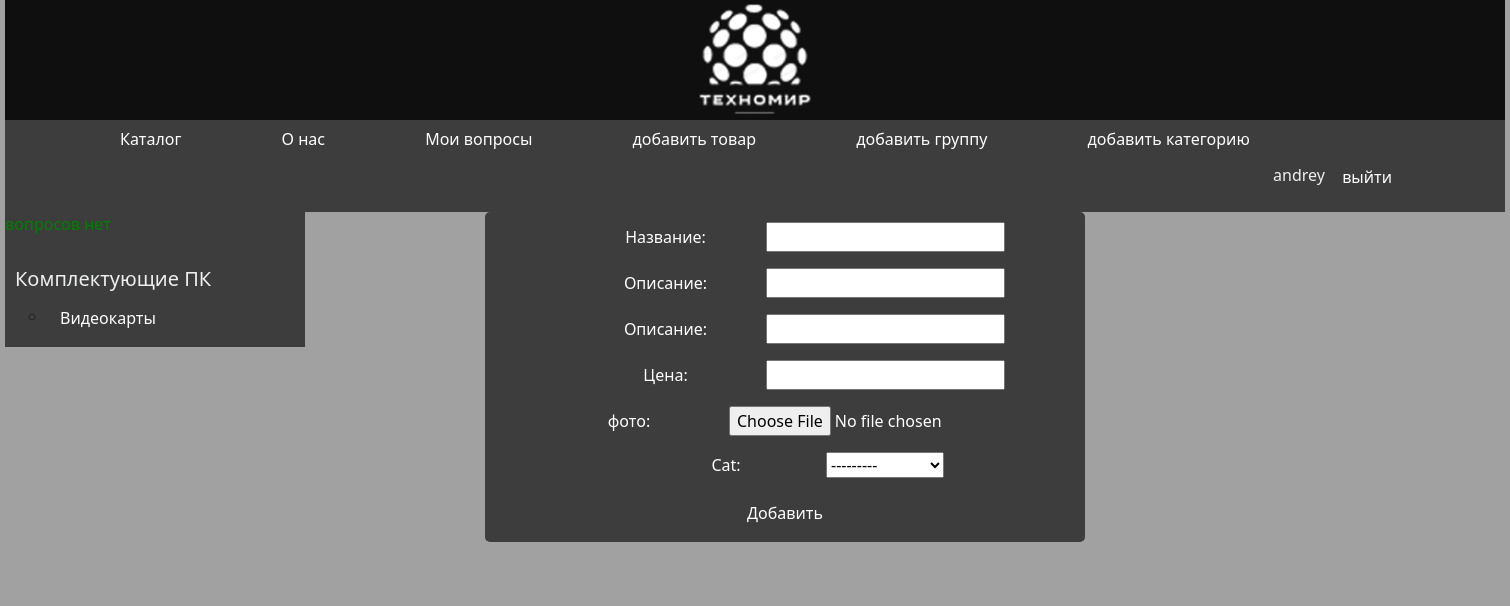
The app's page /addUnit/ (signed in) with its own data.
### techMarket/models.py (models this page shows, shortened)
class Group(models.Model):
    gr = models.CharField(max_length=2000)

class Category(models.Model):
    cat = models.CharField(max_length=20000)
    group = models.ForeignKey('Group',on_delete=models.CASCADE)
    def __str__(self):
        return self.cat
    class Meta:
        verbose_name = 'Категория'
        verbose_name_plural = 'Категории'

### techMarket/views.py (the view)
# urls.py: path('addUnit/',views.AddUnit,name='addunit'),
@permission_required('unit.unit',raise_exception=True)
def AddUnit(request):
    gr = Group.objects.all()
    uq = UserQueston.objects.filter(choice=None).count
    if request.method == 'POST':
        form = UnitForm(request.POST, request.FILES)
        if form.is_valid():
            form.save()
            return redirect('techMarket:index')
    else:
        form = UnitForm()
    return render(request, 'techMarket/addUnit.html', {'form': form,'group': gr,'Questions':uq})

### techMarket/forms.py
class UnitForm(forms.ModelForm):
    title = forms.CharField(label='Название')
    about = forms.CharField(label='Описание')
    price = forms.IntegerField(label='Цена')
    characters = forms.CharField(label='Описание')
    photo = forms.ImageField(label='фото')
    class Meta:
        model = Unit
        fields = ['title','about','characters','price','photo','cat']
        widjets = {
            'title': forms.TextInput(attrs={'class': 'form-input'}),
            'about': forms.Textarea(attrs={'class': 'form-input'}),
            'characters': forms.Textarea(attrs={'class': 'form-input'}),
        }

### techMarket/templates/techMarket/addUnit.html (shortened to what this page needs)
{% extends 'base.html' %}
{%load static%}
{% block content %}
<div class="sds">
<div class="register">
<form  action="{% url 'techMarket:addunit'%}" method="post" enctype="multipart/form-data">
    {% for f in form%}
        <p><label class="form_label" for="{{f.id_for_label}}">{{f.label}}: </label>{{f}}</p>
    {%endfor%}
    <button class="btn btn_a" type="submit">Добавить</button>
</form>
</div>
    </div>
{% endblock %}
{%block aside%}
{%if perms.unit %}
<div class="qu">
    {%if Questions%}
        <p class="ts" style="color:red">нужно ответить на {{Questions}} вопросов</p>
        <a class="btn btn_a" href="{%url 'techMarket:AdminQuestion' %}">ответить на вопросы</a>
        <hr>
    {%else%}
        <p class="q_stat" style="color:green">вопросов нет</p>
    {%endif%}
</div>
{%endif%}
{%if group%}
{%for g in group%}
<div>
    <ul class="catalog">
        <li><a><h1>{{g.gr}}</h1></a></li>
        {%for c in g.category_set.all%}
        <ul>
        <li><a  class="btn btn_a" href="{%url 'techMarket:showCategory' c.id %}">{{c.cat}}</a></li>
        </ul>
        {%endfor%}
    </ul>
</div>
{%endfor%}
{%endif%}
{%endblock%}

### techMarket/templates/base.html (shortened to what this page needs)
{%load static%}
<!DOCTYPE html>
<html lang="en">
<head>
    <link rel="stylesheet" href = "https://cdn.jsdelivr.net/npm/bootstrap@5.3.0-alpha1/dist/css/bootstrap.min.css">
    <link rel="stylesheet" href="{% static 'techMarket/css/style.css' %}">
</head>
<body>
<div class="body">
    <div class="logotop">
       <a class="logotopbar" href="{%url 'techMarket:index'%}"><img class="logo" src="{% static 'techMarket/img/logo.png' %}"></a>
    </div>
<div class="top_bar">
    <ul class="top_bar_list">
        <li><a class="btn btn_a" href="{%url 'techMarket:index'%}">Каталог</a></li>
        <li><a class="btn btn_a" href="{%url 'techMarket:About'%}">О нас</a></li>
        <li><a class="btn btn_a" href="{%url 'techMarket:UserQuestion'%}">Мои вопросы</a></li>
        {% if perms.unit%}
        <li><a class="btn btn_a" href="{%url 'techMarket:addunit'%}">добавить товар</a></li>
        <li><a class="btn btn_a" href="{%url 'techMarket:addGroup'%}">добавить группу</a></li>
        <li><a class="btn btn_a" href="{%url 'techMarket:addCat'%}">добавить категорию</a></li>
        {%endif%}
        <div class="AuthBTNS">
        {% if user.is_authenticated%}
            <p>{{request.user}}  <a class="btn btn_a" class="log" href="{%url 'techMarket:exit'%}">выйти</a></p>
        {%else%}
                <a class="btn btn_a" class="reg" href="{%url 'techMarket:register'%}">Регистрация</a> <a class="btn btn_a" class="log" href="{%url 'techMarket:login'%}">Войти</a>
        {%endif%}
        </div>
    </ul>
</div>
<div class="main">
    <div class="aside">
        {%block aside%}
        {%endblock%}
    </div>
    <div class="content">
        {%block content%}
        {%endblock%}
    </div>
</div>
<footer class="pagination">
    <nav class="paginator">
    </nav>
</footer>
</div>
</body>
</html>

### techMarket/static/techMarket/css/style.css (style rules this page uses)
body { background: #a1a1a1; }
a { color:white; text-decoration: none; }
.top_bar { width: 100%; background: #3d3d3d; list-style-type: none; color:#EEEFEF; display: inline-block; }
.top_bar_list li { display: inline-block; padding-left: 70px; }
.top_bar a { text-decoration:none; }
.btn_a { color:white }
.form_label { width:200px; }
.register { margin-left:20%; background:#3D3D3D; width:600px; border:1px solid:#3D3D3D; border-radius:5px; color:white; padding:10px; }
.AuthBTNS { float: right; margin-right: 100px; padding-left: 50px; }
.main { margin: 0; padding: 0; position: relative; background-color:#a1a1a1; display:block; }
.aside { position: absolute; left: 0; top: 0; width: 20%; margin: 0; padding: 0; background: #a1a1a1; }
.content { width: 900px; margin-left: auto; margin-right: auto; color:#252525; display:block; margin-top:0px; }
.catalog > li,a,h1,h2 { list-style-type: none; color:#EEEFEF; font-size: 20px; }
.catalog { margin-top: 0px; padding: 0px 0px 10px 10px; background: #3d3d3d; }
.qu { background:#3d3d3d; margin-bottom:0px; height:55px; }
.sds { text-align:center; }
.q_stat { margin-bottom:0px; }
.logo { width:120px; height:120px; }
.q_stat { margin:0px; margin-bottom:16px; }
.paginator { display: flex; margin-left:auto; margin-right: auto; margin-top: 10px; }
.logotop { display: flex; background: #0f0f0f; margin-left: auto; margin-right: auto; }
.logotopbar { margin-left: auto; margin-right: auto; }
.body { background:#a1a1a1; width: 1500px; margin-left: auto; margin-right: auto; }

### records on screen
Group: gr "Комплектующие ПК"
Category: cat "Видеокарты", form "---------"

### other values on screen
{{ request.user }} "andrey"
{{ f.label }} "Название" "Описание" "Описание" "Цена" "фото" "Cat"
